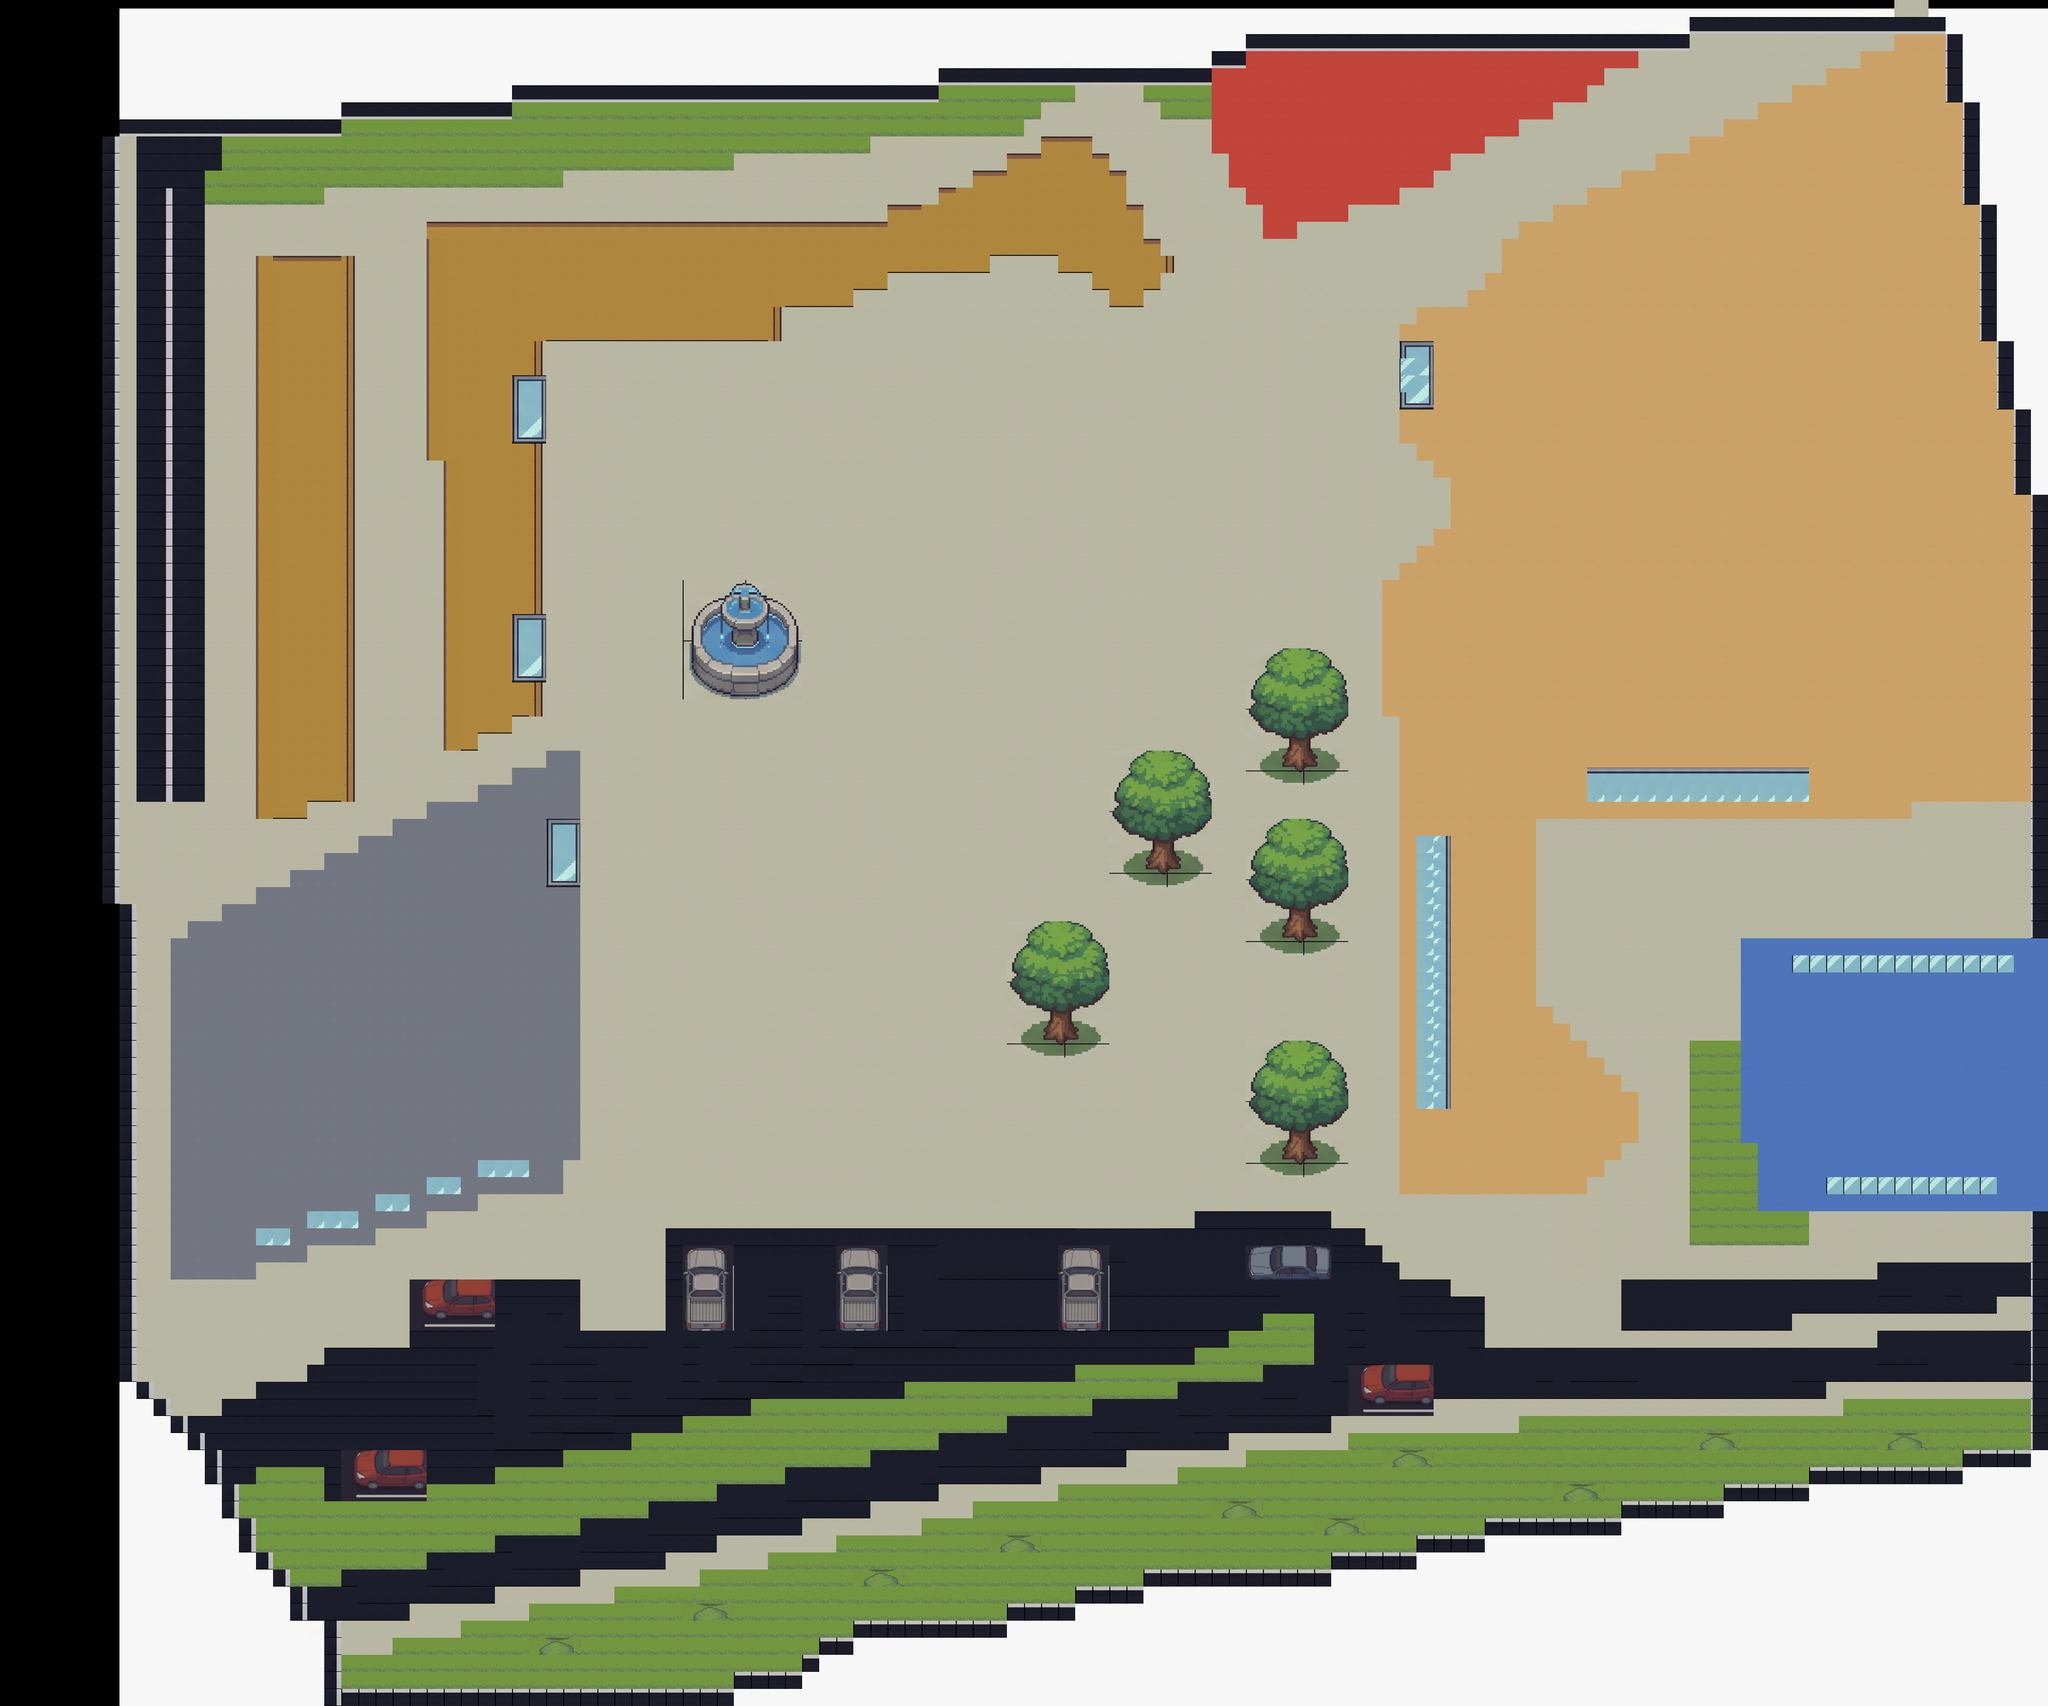

Tiled map render using the project's own tile images. Description and the map definition, with tile-layer contents summarised, below:
An orthogonal 120x100 tile map with 32x32 px tiles, 2 tile layers (Base, collision), 2 tilesets, 1 image layer and 35 objects (26x lamp, 5x guard_spawn, 2x exit, spawn, drone_spawn).

<map version="1.10" tiledversion="1.12.2" orientation="orthogonal" renderorder="right-down" width="120" height="100" tilewidth="32" tileheight="32" infinite="0" nextlayerid="5" nextobjectid="46">
 <tileset firstgid="1" name="capa2" tilewidth="32" tileheight="32" tilecount="1287" columns="39">
  <image source="../tilesets/pppppp.png" width="1279" height="1066" />
 </tileset>
 <tileset firstgid="1288" source="../tilesets/tileset_universidad.tsx" />
 <imagelayer id="2" name="Capa de Imagen 1" offsetx="224" offsety="16">
  <image source="../tilesets/aa222.png" width="3840" height="3200" />
 </imagelayer>
 <layer id="1" name="Base" width="120" height="100">
  <data>[12000 cells, 6555 non-empty, 17 distinct tile ids]</data>
 </layer>
 <layer id="3" name="collision" width="120" height="100">
  <data>[12000 cells, 3956 non-empty, 165 distinct tile ids]</data>
 </layer>
 <objectgroup id="4" name="Objetos">
  <object id="1" name="spawn" x="536" y="2888">
   <point />
  </object>
  <object id="2" name="lamp" x="778.788" y="3015.15">
   <point />
  </object>
  <object id="3" name="lamp" x="1090.91" y="2387.88">
   <point />
  </object>
  <object id="4" name="lamp" x="469.697" y="2560.61">
   <point />
  </object>
  <object id="5" name="lamp" x="1142.42" y="2772.73">
   <point />
  </object>
  <object id="6" name="lamp" x="1693.94" y="2651.52">
   <point />
  </object>
  <object id="7" name="lamp" x="2106.06" y="2578.79">
   <point />
  </object>
  <object id="8" name="lamp" x="1287.88" y="1915.15">
   <point />
  </object>
  <object id="9" name="lamp" x="1257.58" y="1269.7">
   <point />
  </object>
  <object id="10" name="lamp" x="1269.7" y="757.576">
   <point />
  </object>
  <object id="11" name="lamp" x="1918.18" y="642.424">
   <point />
  </object>
  <object id="12" name="lamp" x="1909.09" y="954.545">
   <point />
  </object>
  <object id="13" name="lamp" x="1784.85" y="1563.64">
   <point />
  </object>
  <object id="14" name="lamp" x="2230.3" y="1921.21">
   <point />
  </object>
  <object id="15" name="lamp" x="2536.36" y="951.515">
   <point />
  </object>
  <object id="16" name="lamp" x="2709.09" y="403.03">
   <point />
  </object>
  <object id="17" name="lamp" x="2127.27" y="278.788">
   <point />
  </object>
  <object id="18" name="lamp" x="709.091" y="430.303">
   <point />
  </object>
  <object id="19" name="lamp" x="387.879" y="612.121">
   <point />
  </object>
  <object id="20" name="lamp" x="384.848" y="1269.7">
   <point />
  </object>
  <object id="21" name="lamp" x="315.152" y="1584.85">
   <point />
  </object>
  <object id="22" name="lamp" x="751.515" y="1039.39">
   <point />
  </object>
  <object id="23" name="lamp" x="1442.42" y="3045.45">
   <point />
  </object>
  <object id="24" name="lamp" x="2503.03" y="2806.06">
   <point />
  </object>
  <object id="27" name="lamp" x="3681.82" y="2475.76">
   <point />
  </object>
  <object id="29" name="lamp" x="2866.67" y="2321.21">
   <point />
  </object>
  <object id="30" name="lamp" x="3190.91" y="1606.06">
   <point />
  </object>
  <object id="32" name="guard_spawn" x="3024" y="1708">
   <point />
  </object>
  <object id="34" name="guard_spawn" x="2048" y="2872">
   <point />
  </object>
  <object id="36" name="guard_spawn" x="1096" y="1060">
   <point />
  </object>
  <object id="38" name="guard_spawn" x="2544" y="644">
   <point />
  </object>
  <object id="39" name="guard_spawn" x="1272" y="2104">
   <point />
  </object>
  <object id="40" name="drone_spawn" x="2040" y="1272">
   <point />
  </object>
  <object id="42" name="exit" x="3420" y="60" width="128" height="24" />
  <object id="44" name="exit" x="3780" y="1516" width="48" height="104" />
 </objectgroup>
</map>
